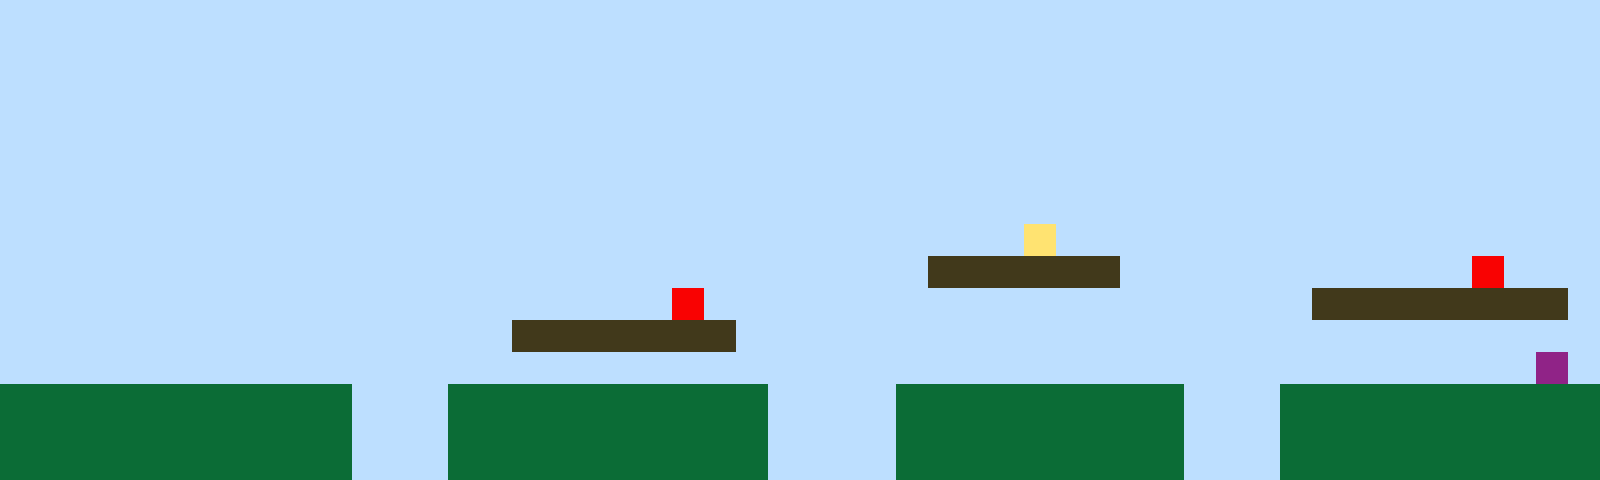

The image is a tile-based game level rendered from a .tmx file. Its description and complete source (layers, tilesets, objects, tile grids) follow:
An orthogonal 50x15 tile map with 32x32 px tiles, 1 tile layer (Tile Layer 1).

<map version="1.10" tiledversion="1.11.2" orientation="orthogonal" renderorder="right-up" width="50" height="15" tilewidth="32" tileheight="32" infinite="0" nextlayerid="2" nextobjectid="1"><editorsettings><export target="map1.csv" format="csv" /></editorsettings><tileset firstgid="1" name="sprites" tilewidth="32" tileheight="32" tilecount="6" columns="3"><image source="sprites.png" width="96" height="64" /></tileset><layer id="1" name="Tile Layer 1" width="50" height="15"><data encoding="csv">1,1,1,1,1,1,1,1,1,1,1,1,1,1,1,1,1,1,1,1,1,1,1,1,1,1,1,1,1,1,1,1,1,1,1,1,1,1,1,1,1,1,1,1,1,1,1,1,1,1,1,1,1,1,1,1,1,1,1,1,1,1,1,1,1,1,1,1,1,1,1,1,1,1,1,1,1,1,1,1,1,1,1,1,1,1,1,1,1,1,1,1,1,1,1,1,1,1,1,1,1,1,1,1,1,1,1,1,1,1,1,1,1,1,1,1,1,1,1,1,1,1,1,1,1,1,1,1,1,1,1,1,1,1,1,1,1,1,1,1,1,1,1,1,1,1,1,1,1,1,1,1,1,1,1,1,1,1,1,1,1,1,1,1,1,1,1,1,1,1,1,1,1,1,1,1,1,1,1,1,1,1,1,1,1,1,1,1,1,1,1,1,1,1,1,1,1,1,1,1,1,1,1,1,1,1,1,1,1,1,1,1,1,1,1,1,1,1,1,1,1,1,1,1,1,1,1,1,1,1,1,1,1,1,1,1,1,1,1,1,1,1,1,1,1,1,1,1,1,1,1,1,1,1,1,1,1,1,1,1,1,1,1,1,1,1,1,1,1,1,1,1,1,1,1,1,1,1,1,1,1,1,1,1,1,1,1,1,1,1,1,1,1,1,1,1,1,1,1,1,1,1,1,1,1,1,1,1,1,1,1,1,1,1,1,1,1,1,1,1,1,1,1,1,1,1,1,1,1,1,1,1,1,1,1,1,1,1,1,1,1,1,1,1,1,1,1,1,1,1,1,1,1,1,1,1,1,1,1,1,1,1,1,1,1,1,1,1,1,1,1,1,1,1,1,1,1,1,1,1,1,1,4,1,1,1,1,1,1,1,1,1,1,1,1,1,1,1,1,1,1,1,1,1,1,1,1,1,1,1,1,1,1,1,1,1,1,1,1,1,1,1,1,1,1,1,1,1,1,3,3,3,3,3,3,1,1,1,1,1,1,1,1,1,1,1,5,1,1,1,1,1,1,1,1,1,1,1,1,1,1,1,1,1,1,1,1,1,1,1,1,5,1,1,1,1,1,1,1,1,1,1,1,1,1,1,1,1,1,1,1,3,3,3,3,3,3,3,3,1,1,1,1,1,1,1,1,1,1,1,1,1,1,1,1,1,3,3,3,3,3,3,3,1,1,1,1,1,1,1,1,1,1,1,1,1,1,1,1,1,1,1,1,1,1,1,1,1,1,1,1,1,1,1,1,1,1,1,1,1,1,1,1,1,1,1,1,1,1,1,1,1,1,1,1,1,1,1,1,1,1,1,1,1,1,1,1,1,1,1,1,1,1,1,1,1,1,1,6,1,2,2,2,2,2,2,2,2,2,2,2,1,1,1,2,2,2,2,2,2,2,2,2,2,1,1,1,1,2,2,2,2,2,2,2,2,2,1,1,1,2,2,2,2,2,2,2,2,2,2,2,2,2,2,2,2,2,2,2,2,2,1,1,1,2,2,2,2,2,2,2,2,2,2,1,1,1,1,2,2,2,2,2,2,2,2,2,1,1,1,2,2,2,2,2,2,2,2,2,2,2,2,2,2,2,2,2,2,2,2,2,1,1,1,2,2,2,2,2,2,2,2,2,2,1,1,1,1,2,2,2,2,2,2,2,2,2,1,1,1,2,2,2,2,2,2,2,2,2,2</data></layer></map>
